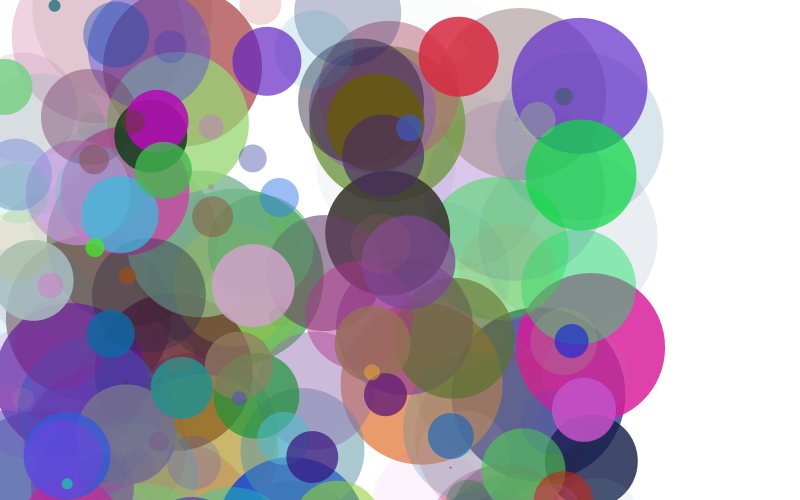
Frame 1 (no input)
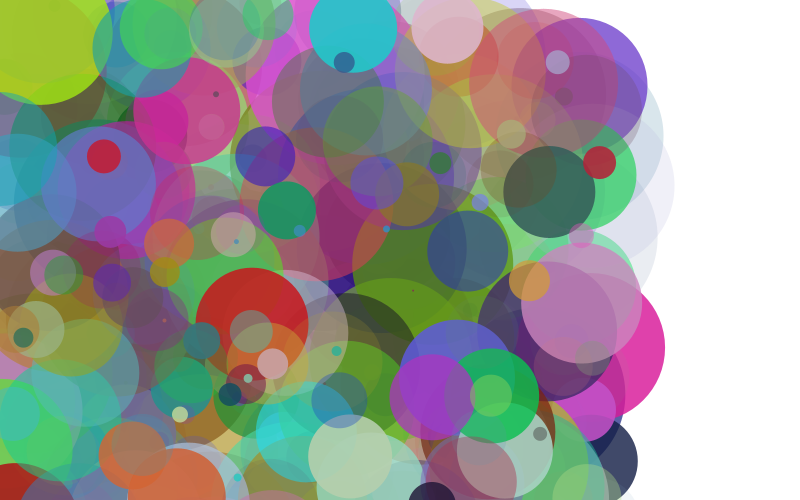
Frame 2 (the mouse pressed at the canvas centre, redrawn once)

The Processing sketch that drew these frames (run headless with seeded random() and noise(); the mouse was pressed at the canvas centre and the sketch redrawn once):

// Processing sketch: processing_45401
// ── processing_45401.pde

void setup()
{
  size(800,500);
  frameRate(30);
  frameRate(30);
  background(255);
  noLoop();
  smooth();
}
 class x{
  
  void Ellipse(int n) {
   if(n == 0){
   } else {
     Circle(n+1);
   Ellipse(n-1);
 }
 }
  
  void Circle(int n) {
   noStroke();
 fill(random(10,234),random(10,233),random(10,234),random(10,233));
  ellipse(random(0,600),random(0,600),n,n);
 }
   
}
 
 
 
void draw()
{
  frameRate(30);
 x y = new x();
 y.Ellipse(180);
}
